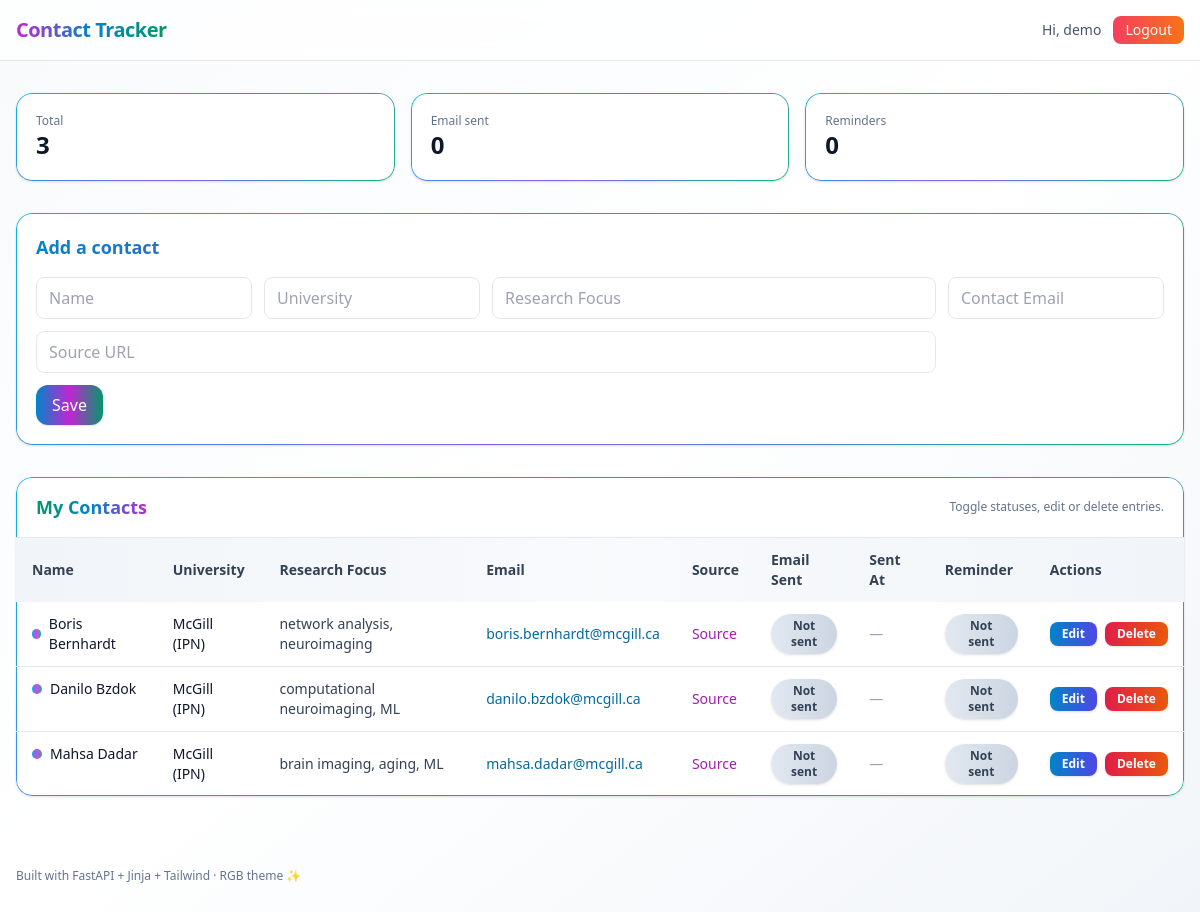
The page /dashboard (signed in) on the database its author committed.
### app/models.py (models this page shows)
class Base(DeclarativeBase):
    pass

class User(Base):
    __tablename__ = "user"
    __table_args__ = (
        UniqueConstraint("username", name="uq_user_username"),
    )
    id: Mapped[int] = mapped_column(primary_key=True)
    username: Mapped[str] = mapped_column(String(64), nullable=False, index=True)
    email: Mapped[Optional[str]] = mapped_column(String(320), nullable=True)
    password_hash: Mapped[str] = mapped_column(String(255), nullable=False)
    created_at: Mapped[datetime] = mapped_column(DateTime(timezone=True), default=lambda: datetime.now(timezone.utc))
    contacts: Mapped[list["Contact"]] = relationship(back_populates="owner", cascade="all, delete-orphan")

class Contact(Base):
    __tablename__ = "contact"
    id: Mapped[int] = mapped_column(primary_key=True)
    name: Mapped[str] = mapped_column(String(200), nullable=False)
    university: Mapped[str] = mapped_column(String(200), nullable=False)
    research_focus: Mapped[str] = mapped_column(String(500), nullable=False)
    contact_email: Mapped[str] = mapped_column(String(320), nullable=False)
    source_url: Mapped[str] = mapped_column(String(500), nullable=False, default="#")
    email_sent: Mapped[bool] = mapped_column(Boolean, default=False, nullable=False)
    email_sent_at: Mapped[Optional[datetime]] = mapped_column(DateTime(timezone=True), nullable=True)
    reminder_sent: Mapped[bool] = mapped_column(Boolean, default=False, nullable=False)
    owner_id: Mapped[int] = mapped_column(ForeignKey("user.id", ondelete="CASCADE"))
    owner: Mapped[User] = relationship(back_populates="contacts")

### app/main.py (the view)
@app.get("/dashboard")
def dashboard(request: Request):
    with session_scope() as db:
        user = current_user(request, db)
        if not user:
            return RedirectResponse("/login", status_code=303)
        contacts = db.execute(
            select(Contact).where(Contact.owner_id == user.id).order_by(Contact.university, Contact.name)
        ).scalars().all()
        stats = {
            "total": len(contacts),
            "sent": sum(1 for c in contacts if c.email_sent),
            "reminders": sum(1 for c in contacts if c.reminder_sent),
        }
        return templates.TemplateResponse("index.html", {"request": request, "contacts": contacts, "user": user, "stats": stats})

### templates/index.html
{% extends "base.html" %}
{% block content %}
  {% set u = user if user is defined else request.state.user %}
  {% if not u %}
    <div class="p-6 bg-white rounded-2xl shadow">Please <a class="text-sky-600 underline" href="/login">log in</a>.</div>
  {% else %}
  <div class="grid gap-8">
    <section class="grid grid-cols-1 sm:grid-cols-3 gap-4">
      <div class="gradient-card rounded-2xl bg-white shadow p-5">
        <div class="text-slate-500 text-xs">Total</div>
        <div class="text-2xl font-semibold">{{ stats.total }}</div>
      </div>
      <div class="gradient-card rounded-2xl bg-white shadow p-5">
        <div class="text-slate-500 text-xs">Email sent</div>
        <div class="text-2xl font-semibold">{{ stats.sent }}</div>
      </div>
      <div class="gradient-card rounded-2xl bg-white shadow p-5">
        <div class="text-slate-500 text-xs">Reminders</div>
        <div class="text-2xl font-semibold">{{ stats.reminders }}</div>
      </div>
    </section>
    <section class="relative gradient-card rounded-2xl bg-white shadow p-5">
      <h2 class="text-lg font-semibold mb-4 bg-clip-text text-transparent bg-gradient-to-r from-sky-600 via-fuchsia-600 to-emerald-600">Add a contact</h2>
      <form action="/add" method="post" class="grid md:grid-cols-5 gap-3">
        <input name="name" required placeholder="Name" class="px-3 py-2 rounded-lg border focus:outline-none focus:ring-2 focus:ring-sky-400" />
        <input name="university" required placeholder="University" class="px-3 py-2 rounded-lg border focus:outline-none focus:ring-2 focus:ring-fuchsia-400" />
        <input name="research_focus" required placeholder="Research Focus" class="px-3 py-2 rounded-lg border md:col-span-2 focus:outline-none focus:ring-2 focus:ring-emerald-400" />
        <input name="contact_email" required type="email" placeholder="Contact Email" class="px-3 py-2 rounded-lg border focus:outline-none focus:ring-2 focus:ring-sky-400" />
        <input name="source_url" placeholder="Source URL" class="px-3 py-2 rounded-lg border md:col-span-4 focus:outline-none focus:ring-2 focus:ring-fuchsia-400" />
        <div class="md:col-span-5">
          <button type="submit" class="inline-flex items-center gap-2 px-4 py-2 rounded-xl bg-gradient-to-r from-sky-600 via-fuchsia-600 to-emerald-600 text-white shadow hover:opacity-95 active:opacity-90">Save</button>
        </div>
      </form>
    </section>
    <section class="relative gradient-card rounded-2xl bg-white shadow overflow-hidden">
      <div class="px-5 py-4 border-b flex items-center justify-between">
        <h2 class="text-lg font-semibold bg-clip-text text-transparent bg-gradient-to-r from-emerald-600 via-sky-600 to-fuchsia-600">My Contacts</h2>
        <p class="text-xs text-slate-500">Toggle statuses, edit or delete entries.</p>
      </div>
      <div class="overflow-x-auto">
        <table class="min-w-full text-sm">
          <thead>
            <tr class="bg-gradient-to-r from-slate-100 via-slate-50 to-slate-100 text-slate-700 text-left">
              <th class="px-4 py-3">Name</th>
              <th class="px-4 py-3">University</th>
              <th class="px-4 py-3">Research Focus</th>
              <th class="px-4 py-3">Email</th>
              <th class="px-4 py-3">Source</th>
              <th class="px-4 py-3">Email Sent</th>
              <th class="px-4 py-3">Sent At</th>
              <th class="px-4 py-3">Reminder</th>
              <th class="px-4 py-3">Actions</th>
            </tr>
          </thead>
          <tbody class="divide-y">
            {% for c in contacts %}
            <tr class="hover:bg-slate-50/70">
              <td class="px-4 py-3 font-medium flex items-center gap-2">
                <span class="inline-block h-2.5 w-2.5 rounded-full bg-gradient-to-r from-sky-500 via-fuchsia-500 to-emerald-500"></span>
                {{ c.name }}
              </td>
              <td class="px-4 py-3">{{ c.university }}</td>
              <td class="px-4 py-3 text-slate-700">{{ c.research_focus }}</td>
              <td class="px-4 py-3">
                <a class="text-sky-700 hover:underline" href="mailto:{{ c.contact_email }}">{{ c.contact_email }}</a>
              </td>
              <td class="px-4 py-3">
                {% if c.source_url and c.source_url != '#' %}
                <a class="text-fuchsia-700 hover:underline" href="{{ c.source_url }}" target="_blank" rel="noopener">Source</a>
                {% else %}
                <span class="text-slate-400">—</span>
                {% endif %}
              </td>
              <td class="px-4 py-3">
                <form action="/toggle-email/{{ c.id }}" method="post">
                  <button type="submit" class="px-3 py-1 rounded-full text-xs font-semibold shadow {{ 'bg-gradient-to-r from-emerald-500 to-teal-500 text-white' if c.email_sent else 'bg-gradient-to-r from-slate-200 to-slate-300 text-slate-700' }}">
                    {{ 'Sent' if c.email_sent else 'Not sent' }}
                  </button>
                </form>
              </td>
              <td class="px-4 py-3 text-slate-600">
                {% if c.email_sent_at %}
                  {{ c.email_sent_at.astimezone().strftime('%Y-%m-%d %H:%M') }}
                {% else %}
                  <span class="text-slate-400">—</span>
                {% endif %}
              </td>
              <td class="px-4 py-3">
                <form action="/toggle-reminder/{{ c.id }}" method="post">
                  <button type="submit" class="px-3 py-1 rounded-full text-xs font-semibold shadow {{ 'bg-gradient-to-r from-indigo-500 to-fuchsia-500 text-white' if c.reminder_sent else 'bg-gradient-to-r from-slate-200 to-slate-300 text-slate-700' }}">
                    {{ 'Sent' if c.reminder_sent else 'Not sent' }}
                  </button>
                </form>
              </td>
              <td class="px-4 py-3">
                <div class="flex items-center gap-2">
                  <a href="/edit/{{ c.id }}" class="px-3 py-1 rounded-lg text-xs font-semibold bg-gradient-to-r from-sky-600 to-indigo-600 text-white shadow hover:opacity-95">Edit</a>
                  <form action="/delete/{{ c.id }}" method="post" onsubmit="return confirm('Delete {{ c.name }}? This cannot be undone.')">
                    <button type="submit" class="px-3 py-1 rounded-lg text-xs font-semibold bg-gradient-to-r from-rose-600 to-orange-600 text-white shadow hover:opacity-95">Delete</button>
                  </form>
                </div>
              </td>
            </tr>
            {% endfor %}
          </tbody>
        </table>
      </div>
    </section>
  </div>
  {% endif %}
{% endblock %}

### templates/base.html (shortened to what this page needs)
<!doctype html>
<html lang="en">
  <head>
    <script src="https://cdn.tailwindcss.com"></script>
  </head>
  <body class="min-h-screen bg-gradient-to-br from-slate-50 via-white to-slate-100 text-slate-900">
    <header class="sticky top-0 z-10 bg-white/70 backdrop-blur border-b">
      <div class="max-w-7xl mx-auto px-4 py-4 flex items-center justify-between">
        <a href="/" class="text-xl font-semibold tracking-tight bg-clip-text text-transparent bg-gradient-to-r from-fuchsia-600 via-sky-600 to-emerald-600">Contact Tracker</a>
        {% set u = user if user is defined else request.state.user %}
        <nav class="flex items-center gap-3 text-sm">
          {% if u %}
            <span class="text-slate-600">Hi, {{ u.username }}</span>
            <form action="/logout" method="post">
              <button class="px-3 py-1 rounded-lg bg-gradient-to-r from-rose-500 to-orange-500 text-white">Logout</button>
            </form>
          {% else %}
            <a class="px-3 py-1 rounded-lg bg-gradient-to-r from-sky-600 to-indigo-600 text-white" href="/login">Login</a>
            <a class="px-3 py-1 rounded-lg border" href="/register">Register</a>
          {% endif %}
        </nav>
      </div>
    </header>
    <main class="max-w-7xl mx-auto px-4 py-8">
      {% block content %}{% endblock %}
    </main>
    <footer class="max-w-7xl mx-auto px-4 py-10 text-xs text-slate-500">
      Built with FastAPI + Jinja + Tailwind · RGB theme ✨
    </footer>
  </body>
</html>

### templates/base.html (style rules this page uses)
.gradient-card { position: relative; }
.gradient-card::before { content: ""; position: absolute; inset: 0; padding: 1px; border-radius: 1rem; background: linear-gradient(135deg, #06b6d4, #8b5cf6, #10b981); -webkit-mask: linear-gradient(#000 0 0) content-box, linear-gradient(#000 0 0); -webkit-mask-composite: xor; mask-composite: exclude; pointer-events: none; }
.gradient-card > * { position: relative; z-index: 1; }

### rows shown on the page
User: username "demo"
Contact: name "Boris Bernhardt", university "McGill (IPN)", research_focus "network analysis, neuroimaging", contact_email "boris.bernhardt@mcgill.ca", email_sent "Not sent", reminder_sent "Not sent"
Contact: name "Danilo Bzdok", university "McGill (IPN)", research_focus "computational neuroimaging, ML", contact_email "danilo.bzdok@mcgill.ca", email_sent "Not sent", reminder_sent "Not sent"
Contact: name "Mahsa Dadar", university "McGill (IPN)", research_focus "brain imaging, aging, ML", contact_email "mahsa.dadar@mcgill.ca", email_sent "Not sent", reminder_sent "Not sent"

### other values the page prints
{{ stats.total }} "3"
{{ stats.sent }} "0"
{{ stats.reminders }} "0"
